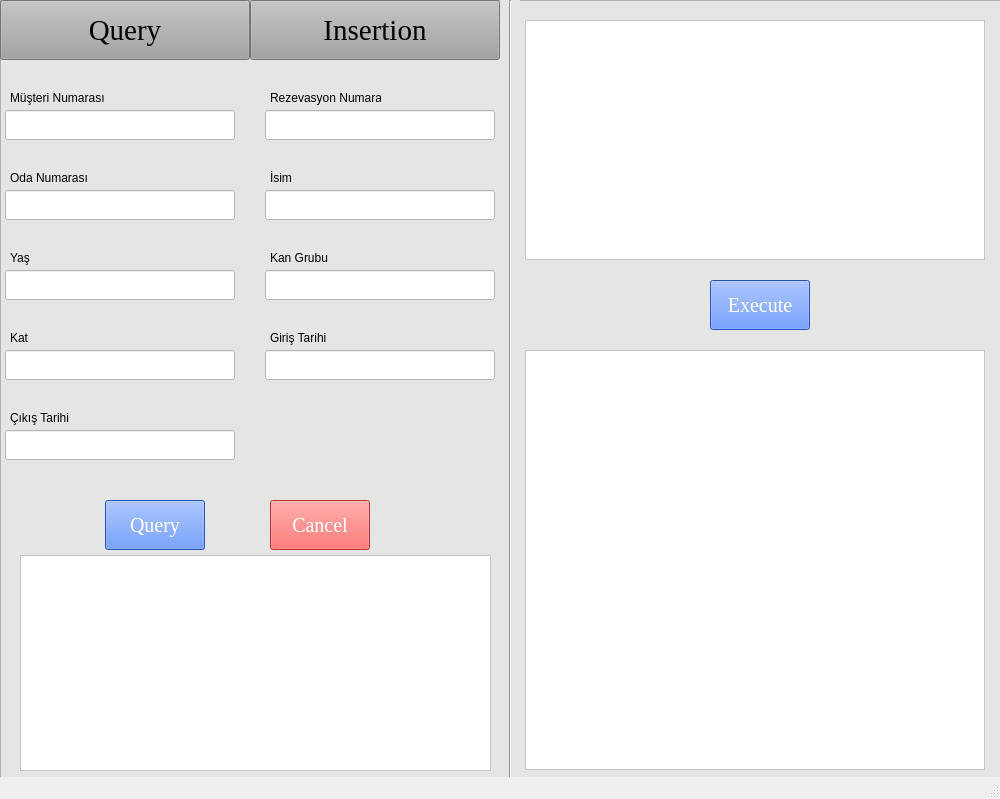
<?xml version="1.0" encoding="UTF-8"?>
<ui version="4.0">
 <class>MainWindow</class>
 <widget class="QMainWindow" name="MainWindow">
  <property name="geometry">
   <rect>
    <x>0</x>
    <y>0</y>
    <width>1000</width>
    <height>799</height>
   </rect>
  </property>
  <property name="windowTitle">
   <string>MainWindow</string>
  </property>
  <widget class="QWidget" name="centralwidget">
   <widget class="QFrame" name="frame_4">
    <property name="geometry">
     <rect>
      <x>0</x>
      <y>0</y>
      <width>1001</width>
      <height>800</height>
     </rect>
    </property>
    <property name="styleSheet">
     <string notr="true">background-color: rgb(229, 229, 229);</string>
    </property>
    <property name="frameShape">
     <enum>QFrame::StyledPanel</enum>
    </property>
    <property name="frameShadow">
     <enum>QFrame::Raised</enum>
    </property>
    <widget class="QPushButton" name="pushButton">
     <property name="geometry">
      <rect>
       <x>0</x>
       <y>0</y>
       <width>250</width>
       <height>60</height>
      </rect>
     </property>
     <property name="font">
      <font>
       <family>Times New Roman</family>
       <pointsize>22</pointsize>
      </font>
     </property>
     <property name="styleSheet">
      <string notr="true">background-color: rgb(163, 163, 163);</string>
     </property>
     <property name="text">
      <string>Query</string>
     </property>
    </widget>
    <widget class="QPushButton" name="pushButton_2">
     <property name="geometry">
      <rect>
       <x>250</x>
       <y>0</y>
       <width>250</width>
       <height>60</height>
      </rect>
     </property>
     <property name="font">
      <font>
       <family>Times New Roman</family>
       <pointsize>22</pointsize>
      </font>
     </property>
     <property name="styleSheet">
      <string notr="true">background-color: rgb(163, 163, 163);</string>
     </property>
     <property name="text">
      <string>Insertion</string>
     </property>
    </widget>
    <widget class="QTextEdit" name="textEdit">
     <property name="geometry">
      <rect>
       <x>525</x>
       <y>20</y>
       <width>460</width>
       <height>240</height>
      </rect>
     </property>
     <property name="styleSheet">
      <string notr="true">background-color: rgb(255, 255, 255);</string>
     </property>
    </widget>
    <widget class="QPushButton" name="pushButton_5">
     <property name="geometry">
      <rect>
       <x>710</x>
       <y>280</y>
       <width>100</width>
       <height>50</height>
      </rect>
     </property>
     <property name="palette">
      <palette>
       <active>
        <colorrole role="WindowText">
         <brush brushstyle="SolidPattern">
          <color alpha="255">
           <red>255</red>
           <green>255</green>
           <blue>255</blue>
          </color>
         </brush>
        </colorrole>
        <colorrole role="Button">
         <brush brushstyle="SolidPattern">
          <color alpha="255">
           <red>56</red>
           <green>116</green>
           <blue>255</blue>
          </color>
         </brush>
        </colorrole>
        <colorrole role="Light">
         <brush brushstyle="SolidPattern">
          <color alpha="255">
           <red>51</red>
           <green>133</green>
           <blue>255</blue>
          </color>
         </brush>
        </colorrole>
        <colorrole role="Text">
         <brush brushstyle="SolidPattern">
          <color alpha="255">
           <red>255</red>
           <green>255</green>
           <blue>255</blue>
          </color>
         </brush>
        </colorrole>
        <colorrole role="ButtonText">
         <brush brushstyle="SolidPattern">
          <color alpha="255">
           <red>255</red>
           <green>255</green>
           <blue>255</blue>
          </color>
         </brush>
        </colorrole>
        <colorrole role="Base">
         <brush brushstyle="SolidPattern">
          <color alpha="255">
           <red>56</red>
           <green>116</green>
           <blue>255</blue>
          </color>
         </brush>
        </colorrole>
        <colorrole role="Window">
         <brush brushstyle="SolidPattern">
          <color alpha="255">
           <red>56</red>
           <green>116</green>
           <blue>255</blue>
          </color>
         </brush>
        </colorrole>
       </active>
       <inactive>
        <colorrole role="WindowText">
         <brush brushstyle="SolidPattern">
          <color alpha="255">
           <red>255</red>
           <green>255</green>
           <blue>255</blue>
          </color>
         </brush>
        </colorrole>
        <colorrole role="Button">
         <brush brushstyle="SolidPattern">
          <color alpha="255">
           <red>56</red>
           <green>116</green>
           <blue>255</blue>
          </color>
         </brush>
        </colorrole>
        <colorrole role="Light">
         <brush brushstyle="SolidPattern">
          <color alpha="255">
           <red>51</red>
           <green>133</green>
           <blue>255</blue>
          </color>
         </brush>
        </colorrole>
        <colorrole role="Text">
         <brush brushstyle="SolidPattern">
          <color alpha="255">
           <red>255</red>
           <green>255</green>
           <blue>255</blue>
          </color>
         </brush>
        </colorrole>
        <colorrole role="ButtonText">
         <brush brushstyle="SolidPattern">
          <color alpha="255">
           <red>255</red>
           <green>255</green>
           <blue>255</blue>
          </color>
         </brush>
        </colorrole>
        <colorrole role="Base">
         <brush brushstyle="SolidPattern">
          <color alpha="255">
           <red>56</red>
           <green>116</green>
           <blue>255</blue>
          </color>
         </brush>
        </colorrole>
        <colorrole role="Window">
         <brush brushstyle="SolidPattern">
          <color alpha="255">
           <red>56</red>
           <green>116</green>
           <blue>255</blue>
          </color>
         </brush>
        </colorrole>
       </inactive>
       <disabled>
        <colorrole role="WindowText">
         <brush brushstyle="SolidPattern">
          <color alpha="255">
           <red>255</red>
           <green>255</green>
           <blue>255</blue>
          </color>
         </brush>
        </colorrole>
        <colorrole role="Button">
         <brush brushstyle="SolidPattern">
          <color alpha="255">
           <red>56</red>
           <green>116</green>
           <blue>255</blue>
          </color>
         </brush>
        </colorrole>
        <colorrole role="Light">
         <brush brushstyle="SolidPattern">
          <color alpha="255">
           <red>51</red>
           <green>133</green>
           <blue>255</blue>
          </color>
         </brush>
        </colorrole>
        <colorrole role="Text">
         <brush brushstyle="SolidPattern">
          <color alpha="255">
           <red>255</red>
           <green>255</green>
           <blue>255</blue>
          </color>
         </brush>
        </colorrole>
        <colorrole role="ButtonText">
         <brush brushstyle="SolidPattern">
          <color alpha="255">
           <red>255</red>
           <green>255</green>
           <blue>255</blue>
          </color>
         </brush>
        </colorrole>
        <colorrole role="Base">
         <brush brushstyle="SolidPattern">
          <color alpha="255">
           <red>56</red>
           <green>116</green>
           <blue>255</blue>
          </color>
         </brush>
        </colorrole>
        <colorrole role="Window">
         <brush brushstyle="SolidPattern">
          <color alpha="255">
           <red>56</red>
           <green>116</green>
           <blue>255</blue>
          </color>
         </brush>
        </colorrole>
       </disabled>
      </palette>
     </property>
     <property name="font">
      <font>
       <family>Times New Roman</family>
       <pointsize>15</pointsize>
      </font>
     </property>
     <property name="styleSheet">
      <string notr="true">background-color: rgb(56, 116, 255);
color: rgb(255, 255, 255);</string>
     </property>
     <property name="text">
      <string>Execute</string>
     </property>
    </widget>
    <widget class="QTextEdit" name="textEdit_2">
     <property name="geometry">
      <rect>
       <x>525</x>
       <y>350</y>
       <width>460</width>
       <height>420</height>
      </rect>
     </property>
     <property name="styleSheet">
      <string notr="true">background-color: rgb(255, 255, 255);</string>
     </property>
     <property name="readOnly">
      <bool>true</bool>
     </property>
    </widget>
    <widget class="Line" name="line_3">
     <property name="geometry">
      <rect>
       <x>500</x>
       <y>0</y>
       <width>20</width>
       <height>811</height>
      </rect>
     </property>
     <property name="orientation">
      <enum>Qt::Vertical</enum>
     </property>
    </widget>
    <widget class="QLineEdit" name="lineEdit">
     <property name="geometry">
      <rect>
       <x>5</x>
       <y>110</y>
       <width>230</width>
       <height>30</height>
      </rect>
     </property>
     <property name="styleSheet">
      <string notr="true">background-color: rgb(255, 255, 255);</string>
     </property>
     <property name="text">
      <string/>
     </property>
    </widget>
    <widget class="QLineEdit" name="lineEdit_2">
     <property name="geometry">
      <rect>
       <x>265</x>
       <y>110</y>
       <width>230</width>
       <height>30</height>
      </rect>
     </property>
     <property name="styleSheet">
      <string notr="true">background-color: rgb(255, 255, 255);</string>
     </property>
     <property name="text">
      <string/>
     </property>
    </widget>
    <widget class="QLineEdit" name="lineEdit_3">
     <property name="geometry">
      <rect>
       <x>5</x>
       <y>190</y>
       <width>230</width>
       <height>30</height>
      </rect>
     </property>
     <property name="styleSheet">
      <string notr="true">background-color: rgb(255, 255, 255);</string>
     </property>
     <property name="text">
      <string/>
     </property>
    </widget>
    <widget class="QLineEdit" name="lineEdit_5">
     <property name="geometry">
      <rect>
       <x>5</x>
       <y>270</y>
       <width>230</width>
       <height>30</height>
      </rect>
     </property>
     <property name="styleSheet">
      <string notr="true">background-color: rgb(255, 255, 255);</string>
     </property>
     <property name="text">
      <string/>
     </property>
    </widget>
    <widget class="QLineEdit" name="lineEdit_7">
     <property name="geometry">
      <rect>
       <x>5</x>
       <y>350</y>
       <width>230</width>
       <height>30</height>
      </rect>
     </property>
     <property name="styleSheet">
      <string notr="true">background-color: rgb(255, 255, 255);</string>
     </property>
     <property name="text">
      <string/>
     </property>
    </widget>
    <widget class="QLineEdit" name="lineEdit_9">
     <property name="geometry">
      <rect>
       <x>5</x>
       <y>430</y>
       <width>230</width>
       <height>30</height>
      </rect>
     </property>
     <property name="styleSheet">
      <string notr="true">background-color: rgb(255, 255, 255);</string>
     </property>
     <property name="text">
      <string/>
     </property>
    </widget>
    <widget class="QLineEdit" name="lineEdit_4">
     <property name="geometry">
      <rect>
       <x>265</x>
       <y>190</y>
       <width>230</width>
       <height>30</height>
      </rect>
     </property>
     <property name="styleSheet">
      <string notr="true">background-color: rgb(255, 255, 255);</string>
     </property>
     <property name="text">
      <string/>
     </property>
    </widget>
    <widget class="QLineEdit" name="lineEdit_6">
     <property name="geometry">
      <rect>
       <x>265</x>
       <y>270</y>
       <width>230</width>
       <height>30</height>
      </rect>
     </property>
     <property name="styleSheet">
      <string notr="true">background-color: rgb(255, 255, 255);</string>
     </property>
     <property name="text">
      <string/>
     </property>
    </widget>
    <widget class="QLineEdit" name="lineEdit_8">
     <property name="geometry">
      <rect>
       <x>265</x>
       <y>350</y>
       <width>230</width>
       <height>30</height>
      </rect>
     </property>
     <property name="styleSheet">
      <string notr="true">background-color: rgb(255, 255, 255);</string>
     </property>
     <property name="text">
      <string/>
     </property>
    </widget>
    <widget class="QLabel" name="label_13">
     <property name="geometry">
      <rect>
       <x>10</x>
       <y>90</y>
       <width>111</width>
       <height>16</height>
      </rect>
     </property>
     <property name="text">
      <string>Müşteri Numarası</string>
     </property>
    </widget>
    <widget class="QLabel" name="label_14">
     <property name="geometry">
      <rect>
       <x>270</x>
       <y>90</y>
       <width>111</width>
       <height>16</height>
      </rect>
     </property>
     <property name="text">
      <string>Rezevasyon Numarası</string>
     </property>
    </widget>
    <widget class="QLabel" name="label_15">
     <property name="geometry">
      <rect>
       <x>10</x>
       <y>170</y>
       <width>111</width>
       <height>16</height>
      </rect>
     </property>
     <property name="text">
      <string>Oda Numarası</string>
     </property>
    </widget>
    <widget class="QLabel" name="label_16">
     <property name="geometry">
      <rect>
       <x>270</x>
       <y>170</y>
       <width>111</width>
       <height>16</height>
      </rect>
     </property>
     <property name="text">
      <string>İsim</string>
     </property>
    </widget>
    <widget class="QLabel" name="label_17">
     <property name="geometry">
      <rect>
       <x>10</x>
       <y>250</y>
       <width>111</width>
       <height>16</height>
      </rect>
     </property>
     <property name="text">
      <string>Yaş</string>
     </property>
    </widget>
    <widget class="QLabel" name="label_18">
     <property name="geometry">
      <rect>
       <x>270</x>
       <y>250</y>
       <width>111</width>
       <height>16</height>
      </rect>
     </property>
     <property name="text">
      <string>Kan Grubu</string>
     </property>
    </widget>
    <widget class="QLabel" name="label_19">
     <property name="geometry">
      <rect>
       <x>10</x>
       <y>330</y>
       <width>111</width>
       <height>16</height>
      </rect>
     </property>
     <property name="text">
      <string>Kat</string>
     </property>
    </widget>
    <widget class="QLabel" name="label_20">
     <property name="geometry">
      <rect>
       <x>270</x>
       <y>330</y>
       <width>111</width>
       <height>16</height>
      </rect>
     </property>
     <property name="text">
      <string>Giriş Tarihi</string>
     </property>
    </widget>
    <widget class="QLabel" name="label_21">
     <property name="geometry">
      <rect>
       <x>10</x>
       <y>410</y>
       <width>111</width>
       <height>16</height>
      </rect>
     </property>
     <property name="text">
      <string>Çıkış Tarihi</string>
     </property>
    </widget>
    <widget class="QPushButton" name="pushButton_3">
     <property name="geometry">
      <rect>
       <x>105</x>
       <y>500</y>
       <width>100</width>
       <height>50</height>
      </rect>
     </property>
     <property name="palette">
      <palette>
       <active>
        <colorrole role="WindowText">
         <brush brushstyle="SolidPattern">
          <color alpha="255">
           <red>255</red>
           <green>255</green>
           <blue>255</blue>
          </color>
         </brush>
        </colorrole>
        <colorrole role="Button">
         <brush brushstyle="SolidPattern">
          <color alpha="255">
           <red>56</red>
           <green>116</green>
           <blue>255</blue>
          </color>
         </brush>
        </colorrole>
        <colorrole role="Light">
         <brush brushstyle="SolidPattern">
          <color alpha="255">
           <red>51</red>
           <green>133</green>
           <blue>255</blue>
          </color>
         </brush>
        </colorrole>
        <colorrole role="Text">
         <brush brushstyle="SolidPattern">
          <color alpha="255">
           <red>255</red>
           <green>255</green>
           <blue>255</blue>
          </color>
         </brush>
        </colorrole>
        <colorrole role="ButtonText">
         <brush brushstyle="SolidPattern">
          <color alpha="255">
           <red>255</red>
           <green>255</green>
           <blue>255</blue>
          </color>
         </brush>
        </colorrole>
        <colorrole role="Base">
         <brush brushstyle="SolidPattern">
          <color alpha="255">
           <red>56</red>
           <green>116</green>
           <blue>255</blue>
          </color>
         </brush>
        </colorrole>
        <colorrole role="Window">
         <brush brushstyle="SolidPattern">
          <color alpha="255">
           <red>56</red>
           <green>116</green>
           <blue>255</blue>
          </color>
         </brush>
        </colorrole>
       </active>
       <inactive>
        <colorrole role="WindowText">
         <brush brushstyle="SolidPattern">
          <color alpha="255">
           <red>255</red>
           <green>255</green>
           <blue>255</blue>
          </color>
         </brush>
        </colorrole>
        <colorrole role="Button">
         <brush brushstyle="SolidPattern">
          <color alpha="255">
           <red>56</red>
           <green>116</green>
           <blue>255</blue>
          </color>
         </brush>
        </colorrole>
        <colorrole role="Light">
         <brush brushstyle="SolidPattern">
          <color alpha="255">
           <red>51</red>
           <green>133</green>
           <blue>255</blue>
          </color>
         </brush>
        </colorrole>
        <colorrole role="Text">
         <brush brushstyle="SolidPattern">
          <color alpha="255">
           <red>255</red>
           <green>255</green>
           <blue>255</blue>
          </color>
         </brush>
        </colorrole>
        <colorrole role="ButtonText">
         <brush brushstyle="SolidPattern">
          <color alpha="255">
           <red>255</red>
           <green>255</green>
           <blue>255</blue>
          </color>
         </brush>
        </colorrole>
        <colorrole role="Base">
         <brush brushstyle="SolidPattern">
          <color alpha="255">
           <red>56</red>
           <green>116</green>
           <blue>255</blue>
          </color>
         </brush>
        </colorrole>
        <colorrole role="Window">
         <brush brushstyle="SolidPattern">
          <color alpha="255">
           <red>56</red>
           <green>116</green>
           <blue>255</blue>
          </color>
         </brush>
        </colorrole>
       </inactive>
       <disabled>
        <colorrole role="WindowText">
         <brush brushstyle="SolidPattern">
          <color alpha="255">
           <red>255</red>
           <green>255</green>
           <blue>255</blue>
          </color>
         </brush>
        </colorrole>
        <colorrole role="Button">
         <brush brushstyle="SolidPattern">
          <color alpha="255">
           <red>56</red>
           <green>116</green>
           <blue>255</blue>
          </color>
         </brush>
        </colorrole>
        <colorrole role="Light">
         <brush brushstyle="SolidPattern">
          <color alpha="255">
           <red>51</red>
           <green>133</green>
           <blue>255</blue>
          </color>
         </brush>
        </colorrole>
        <colorrole role="Text">
         <brush brushstyle="SolidPattern">
          <color alpha="255">
           <red>255</red>
           <green>255</green>
           <blue>255</blue>
          </color>
         </brush>
        </colorrole>
        <colorrole role="ButtonText">
         <brush brushstyle="SolidPattern">
          <color alpha="255">
           <red>255</red>
           <green>255</green>
           <blue>255</blue>
          </color>
         </brush>
        </colorrole>
        <colorrole role="Base">
         <brush brushstyle="SolidPattern">
          <color alpha="255">
           <red>56</red>
           <green>116</green>
           <blue>255</blue>
          </color>
         </brush>
        </colorrole>
        <colorrole role="Window">
         <brush brushstyle="SolidPattern">
          <color alpha="255">
           <red>56</red>
           <green>116</green>
           <blue>255</blue>
          </color>
         </brush>
        </colorrole>
       </disabled>
      </palette>
     </property>
     <property name="font">
      <font>
       <family>Times New Roman</family>
       <pointsize>15</pointsize>
      </font>
     </property>
     <property name="styleSheet">
      <string notr="true">background-color: rgb(56, 116, 255);
color: rgb(255, 255, 255);</string>
     </property>
     <property name="text">
      <string>Query</string>
     </property>
    </widget>
    <widget class="QPushButton" name="pushButton_4">
     <property name="geometry">
      <rect>
       <x>270</x>
       <y>500</y>
       <width>100</width>
       <height>50</height>
      </rect>
     </property>
     <property name="palette">
      <palette>
       <active>
        <colorrole role="WindowText">
         <brush brushstyle="SolidPattern">
          <color alpha="255">
           <red>255</red>
           <green>255</green>
           <blue>255</blue>
          </color>
         </brush>
        </colorrole>
        <colorrole role="Button">
         <brush brushstyle="SolidPattern">
          <color alpha="255">
           <red>255</red>
           <green>71</green>
           <blue>65</blue>
          </color>
         </brush>
        </colorrole>
        <colorrole role="Light">
         <brush brushstyle="SolidPattern">
          <color alpha="255">
           <red>51</red>
           <green>133</green>
           <blue>255</blue>
          </color>
         </brush>
        </colorrole>
        <colorrole role="Text">
         <brush brushstyle="SolidPattern">
          <color alpha="255">
           <red>255</red>
           <green>255</green>
           <blue>255</blue>
          </color>
         </brush>
        </colorrole>
        <colorrole role="ButtonText">
         <brush brushstyle="SolidPattern">
          <color alpha="255">
           <red>255</red>
           <green>255</green>
           <blue>255</blue>
          </color>
         </brush>
        </colorrole>
        <colorrole role="Base">
         <brush brushstyle="SolidPattern">
          <color alpha="255">
           <red>255</red>
           <green>71</green>
           <blue>65</blue>
          </color>
         </brush>
        </colorrole>
        <colorrole role="Window">
         <brush brushstyle="SolidPattern">
          <color alpha="255">
           <red>255</red>
           <green>71</green>
           <blue>65</blue>
          </color>
         </brush>
        </colorrole>
       </active>
       <inactive>
        <colorrole role="WindowText">
         <brush brushstyle="SolidPattern">
          <color alpha="255">
           <red>255</red>
           <green>255</green>
           <blue>255</blue>
          </color>
         </brush>
        </colorrole>
        <colorrole role="Button">
         <brush brushstyle="SolidPattern">
          <color alpha="255">
           <red>255</red>
           <green>71</green>
           <blue>65</blue>
          </color>
         </brush>
        </colorrole>
        <colorrole role="Light">
         <brush brushstyle="SolidPattern">
          <color alpha="255">
           <red>51</red>
           <green>133</green>
           <blue>255</blue>
          </color>
         </brush>
        </colorrole>
        <colorrole role="Text">
         <brush brushstyle="SolidPattern">
          <color alpha="255">
           <red>255</red>
           <green>255</green>
           <blue>255</blue>
          </color>
         </brush>
        </colorrole>
        <colorrole role="ButtonText">
         <brush brushstyle="SolidPattern">
          <color alpha="255">
           <red>255</red>
           <green>255</green>
           <blue>255</blue>
          </color>
         </brush>
        </colorrole>
        <colorrole role="Base">
         <brush brushstyle="SolidPattern">
          <color alpha="255">
           <red>255</red>
           <green>71</green>
           <blue>65</blue>
          </color>
         </brush>
        </colorrole>
        <colorrole role="Window">
         <brush brushstyle="SolidPattern">
          <color alpha="255">
           <red>255</red>
           <green>71</green>
           <blue>65</blue>
          </color>
         </brush>
        </colorrole>
       </inactive>
       <disabled>
        <colorrole role="WindowText">
         <brush brushstyle="SolidPattern">
          <color alpha="255">
           <red>255</red>
           <green>255</green>
           <blue>255</blue>
          </color>
         </brush>
        </colorrole>
        <colorrole role="Button">
         <brush brushstyle="SolidPattern">
          <color alpha="255">
           <red>255</red>
           <green>71</green>
           <blue>65</blue>
          </color>
         </brush>
        </colorrole>
        <colorrole role="Light">
         <brush brushstyle="SolidPattern">
          <color alpha="255">
           <red>51</red>
           <green>133</green>
           <blue>255</blue>
          </color>
         </brush>
        </colorrole>
        <colorrole role="Text">
         <brush brushstyle="SolidPattern">
          <color alpha="255">
           <red>255</red>
           <green>255</green>
           <blue>255</blue>
          </color>
         </brush>
        </colorrole>
        <colorrole role="ButtonText">
         <brush brushstyle="SolidPattern">
          <color alpha="255">
           <red>255</red>
           <green>255</green>
           <blue>255</blue>
          </color>
         </brush>
        </colorrole>
        <colorrole role="Base">
         <brush brushstyle="SolidPattern">
          <color alpha="255">
           <red>255</red>
           <green>71</green>
           <blue>65</blue>
          </color>
         </brush>
        </colorrole>
        <colorrole role="Window">
         <brush brushstyle="SolidPattern">
          <color alpha="255">
           <red>255</red>
           <green>71</green>
           <blue>65</blue>
          </color>
         </brush>
        </colorrole>
       </disabled>
      </palette>
     </property>
     <property name="font">
      <font>
       <family>Times New Roman</family>
       <pointsize>15</pointsize>
      </font>
     </property>
     <property name="styleSheet">
      <string notr="true">color: rgb(255, 255, 255);
background-color: rgb(255, 71, 65);</string>
     </property>
     <property name="text">
      <string>Cancel</string>
     </property>
    </widget>
    <widget class="QTextEdit" name="textEdit_3">
     <property name="geometry">
      <rect>
       <x>20</x>
       <y>555</y>
       <width>471</width>
       <height>216</height>
      </rect>
     </property>
     <property name="styleSheet">
      <string notr="true">background-color: rgb(255, 255, 255);</string>
     </property>
     <property name="readOnly">
      <bool>true</bool>
     </property>
    </widget>
   </widget>
  </widget>
  <widget class="QStatusBar" name="statusbar"/>
 </widget>
 <resources/>
 <connections/>
</ui>
